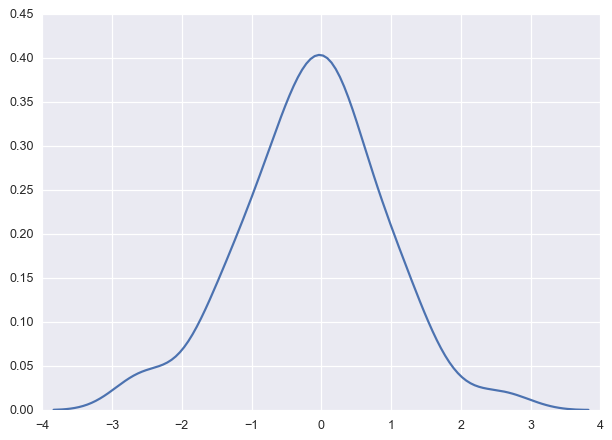

Recreate this plot in Python.
import numpy as np; np.random.seed(10)
import seaborn as sns; sns.set(color_codes=True)
mean, cov = [0, 2], [(1, .5), (.5, 1)]
x, y = np.random.multivariate_normal(mean, cov, size=50).T
ax = sns.kdeplot(x)
